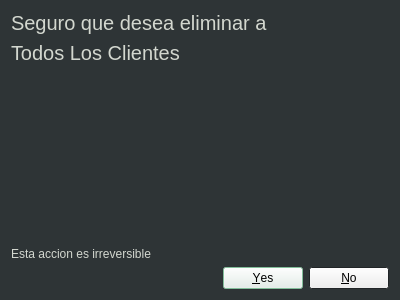
<?xml version="1.0" encoding="UTF-8"?>
<ui version="4.0">
 <class>ConfirmDeleteAll</class>
 <widget class="QDialog" name="ConfirmDeleteAll">
  <property name="geometry">
   <rect>
    <x>0</x>
    <y>0</y>
    <width>400</width>
    <height>300</height>
   </rect>
  </property>
  <property name="palette">
   <palette>
    <active>
     <colorrole role="WindowText">
      <brush brushstyle="SolidPattern">
       <color alpha="255">
        <red>211</red>
        <green>215</green>
        <blue>207</blue>
       </color>
      </brush>
     </colorrole>
     <colorrole role="Base">
      <brush brushstyle="SolidPattern">
       <color alpha="255">
        <red>255</red>
        <green>255</green>
        <blue>255</blue>
       </color>
      </brush>
     </colorrole>
     <colorrole role="Window">
      <brush brushstyle="SolidPattern">
       <color alpha="255">
        <red>46</red>
        <green>52</green>
        <blue>54</blue>
       </color>
      </brush>
     </colorrole>
     <colorrole role="Highlight">
      <brush brushstyle="SolidPattern">
       <color alpha="255">
        <red>137</red>
        <green>201</green>
        <blue>163</blue>
       </color>
      </brush>
     </colorrole>
    </active>
    <inactive>
     <colorrole role="WindowText">
      <brush brushstyle="SolidPattern">
       <color alpha="255">
        <red>211</red>
        <green>215</green>
        <blue>207</blue>
       </color>
      </brush>
     </colorrole>
     <colorrole role="Base">
      <brush brushstyle="SolidPattern">
       <color alpha="255">
        <red>255</red>
        <green>255</green>
        <blue>255</blue>
       </color>
      </brush>
     </colorrole>
     <colorrole role="Window">
      <brush brushstyle="SolidPattern">
       <color alpha="255">
        <red>46</red>
        <green>52</green>
        <blue>54</blue>
       </color>
      </brush>
     </colorrole>
     <colorrole role="Highlight">
      <brush brushstyle="SolidPattern">
       <color alpha="255">
        <red>137</red>
        <green>201</green>
        <blue>163</blue>
       </color>
      </brush>
     </colorrole>
    </inactive>
    <disabled>
     <colorrole role="WindowText">
      <brush brushstyle="SolidPattern">
       <color alpha="255">
        <red>190</red>
        <green>190</green>
        <blue>190</blue>
       </color>
      </brush>
     </colorrole>
     <colorrole role="Base">
      <brush brushstyle="SolidPattern">
       <color alpha="255">
        <red>46</red>
        <green>52</green>
        <blue>54</blue>
       </color>
      </brush>
     </colorrole>
     <colorrole role="Window">
      <brush brushstyle="SolidPattern">
       <color alpha="255">
        <red>46</red>
        <green>52</green>
        <blue>54</blue>
       </color>
      </brush>
     </colorrole>
     <colorrole role="Highlight">
      <brush brushstyle="SolidPattern">
       <color alpha="255">
        <red>145</red>
        <green>145</green>
        <blue>145</blue>
       </color>
      </brush>
     </colorrole>
    </disabled>
   </palette>
  </property>
  <property name="windowTitle">
   <string>Dialog</string>
  </property>
  <layout class="QGridLayout" name="gridLayout">
   <item row="4" column="0">
    <widget class="QDialogButtonBox" name="buttonBox">
     <property name="orientation">
      <enum>Qt::Horizontal</enum>
     </property>
     <property name="standardButtons">
      <set>QDialogButtonBox::No|QDialogButtonBox::Yes</set>
     </property>
    </widget>
   </item>
   <item row="2" column="0">
    <spacer name="verticalSpacer">
     <property name="orientation">
      <enum>Qt::Vertical</enum>
     </property>
     <property name="sizeHint" stdset="0">
      <size>
       <width>20</width>
       <height>40</height>
      </size>
     </property>
    </spacer>
   </item>
   <item row="0" column="0">
    <widget class="QLabel" name="label">
     <property name="font">
      <font>
       <pointsize>15</pointsize>
      </font>
     </property>
     <property name="text">
      <string>Seguro que desea eliminar a</string>
     </property>
    </widget>
   </item>
   <item row="1" column="0">
    <widget class="QLabel" name="customerName">
     <property name="font">
      <font>
       <pointsize>15</pointsize>
      </font>
     </property>
     <property name="text">
      <string>Todos Los Clientes</string>
     </property>
    </widget>
   </item>
   <item row="3" column="0">
    <widget class="QLabel" name="label_2">
     <property name="text">
      <string>Esta accion es irreversible</string>
     </property>
    </widget>
   </item>
  </layout>
 </widget>
 <resources/>
 <connections>
  <connection>
   <sender>buttonBox</sender>
   <signal>accepted()</signal>
   <receiver>ConfirmDeleteAll</receiver>
   <slot>accept()</slot>
   <hints>
    <hint type="sourcelabel">
     <x>248</x>
     <y>254</y>
    </hint>
    <hint type="destinationlabel">
     <x>157</x>
     <y>274</y>
    </hint>
   </hints>
  </connection>
  <connection>
   <sender>buttonBox</sender>
   <signal>rejected()</signal>
   <receiver>ConfirmDeleteAll</receiver>
   <slot>reject()</slot>
   <hints>
    <hint type="sourcelabel">
     <x>316</x>
     <y>260</y>
    </hint>
    <hint type="destinationlabel">
     <x>286</x>
     <y>274</y>
    </hint>
   </hints>
  </connection>
 </connections>
</ui>
